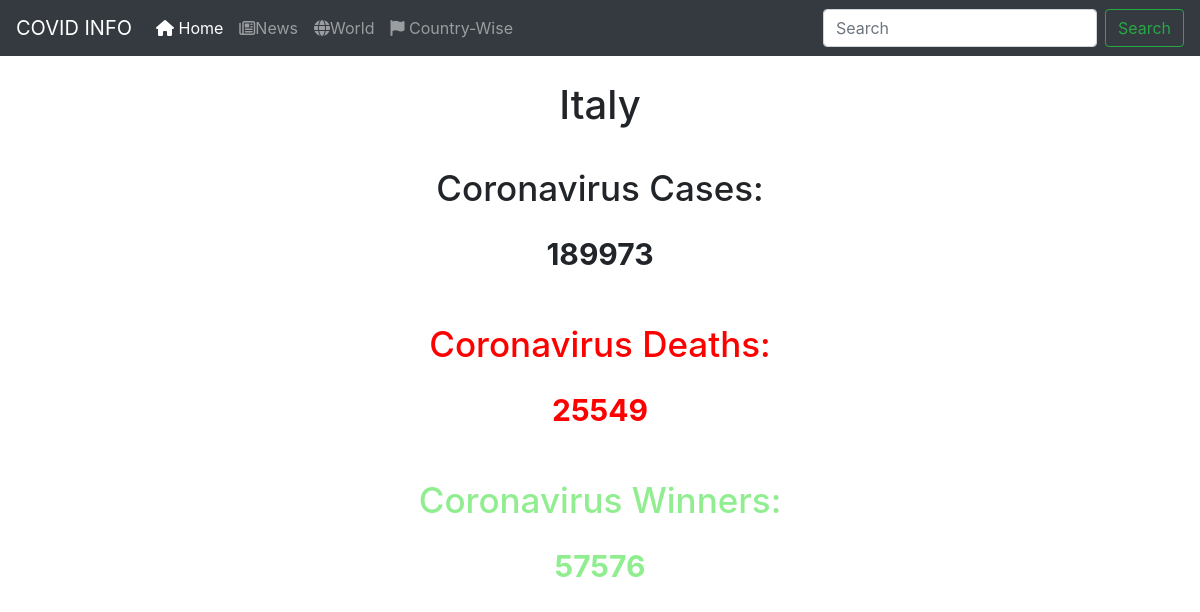
The app's page /country/Italy with its own data.
### covid/models.py (models this page shows)
class CountryData(models.Model):
    name = models.TextField(primary_key=True)
    totalcase = models.IntegerField()
    activecase = models.IntegerField()
    newcase = models.IntegerField()
    deaths = models.IntegerField()
    newdeath = models.IntegerField()
    recovered = models.IntegerField()
    tests = models.IntegerField()

### covid/views.py (the view)
# urls.py: path('country', views.country, name='country'),
def country(request, country_name='all'):
    if country_name == 'all':
        countries = CountryData.objects.order_by('-totalcase')
        return render(request, 'country.html', {'countries': countries})
    else:
        country_data = CountryData.objects.get(name__iexact=f'{country_name}')
        return render(request, 'country.html', {'country': country_data})

### templates/country.html (shortened to what this page needs)
{% load static %}
<!DOCTYPE html>
<html lang="en">
  <head>
    <link rel="stylesheet" href="{% static 'main.css' %}">
    <link rel="stylesheet" href="https://maxcdn.bootstrapcdn.com/bootstrap/4.0.0/css/bootstrap.min.css">
  </head>
  <body>
    <nav class="navbar navbar-expand-lg navbar-dark bg-dark">
      <a class="navbar-brand" href="#">COVID INFO</a>
      <div class="collapse navbar-collapse" id="navbarSupportedContent">
        <ul class="navbar-nav mr-auto">
          <li class="nav-item active">
            <a class="nav-link" href='/'><i class="fas fa-home"></i> Home <span class="sr-only">(current)</span></a>
          </li>
          <li class="nav-item">
            <a class="nav-link" href="/news"><i class="far fa-newspaper"></i>News</a>
          </li>
          <li class="nav-item">
            <a class="nav-link" href="/world"><i class="fas fa-globe"></i>World</a>
          </li>
          <li class="nav-item">
            <a class="nav-link" href="/country"><i class="fas fa-flag"></i>  Country-Wise</a>
          </li>
        </ul>
        <form class="form-inline my-2 my-lg-0">
          <input class="form-control mr-sm-2" type="search" placeholder="Search" aria-label="Search">
          <button class="btn btn-outline-success my-2 my-sm-0" type="submit">Search</button>
        </form>
      </div>
    </nav>
    {% if countries %}
    <h1 style='padding-top:20px;text-align:center;'>COUNTRY PAGE</h1>
    <div class="table table-responsive">
      <table class="table">
        <thead>
          <tr>
            <th>Name</th>
            <th>Total Cases</th>
            <th>Active Cases</th>
            <th>New Cases</th>
            <th>Deaths</th>
            <th>New Deaths</th>
            <th>Recovered</th>
            <th>Tests</th>
          </tr>
        </thead>
        <tbody>
          {% for country in countries %}
          <tr>
            <td><a href="country/{{country.name}}">{{country.name}}</a></td>
            <td>{{country.totalcase}}</td>
            <td>{{country.activecase}}</td>
            <td style='background-color:yellow;'>{{country.newcase}}</td>
            <td>{{country.deaths}}</td>
            <td style='background-color:red;'>{{country.newdeath}}</td>
            <td style='background-color:lightgreen;'>{{country.recovered}}</td>
            <td>{{country.tests}}</td>
          </tr>
          {% endfor %}
        </tbody>
      </table>
    </div>
    {% else %}
    <h1 style='font:Candara;text-align:center;padding-top: 25px;font-size:40px;'>{{country.name}}</h1>
      <h2 style='text-align:center;padding-top:30px;font-size:35px;'>Coronavirus Cases:</h2>
      <p class='cases'>{{country.totalcase}}</p>
      <h2 style='text-align:center;padding-top:30px;font-size:35px;color:red;'>Coronavirus Deaths:</h2>
      <p class='deaths'>{{country.deaths}}</p>
      <h2 style='text-align:center;padding-top:30px;font-size:35px;color:lightgreen;'>Coronavirus Winners:</h2>
      <p class='recovery'>{{country.recovered}}</p>
    {% endif %}
  </body>
</html>

### static/main.css (style rules this page uses)
.cases { font-size:30px; text-align:center; padding-top: 15px; font-weight:bold; }
.deaths { font-size:30px; text-align:center; padding-top: 15px; font-weight:bold; color:red; }
.recovery { font-size:30px; text-align:center; padding-top: 15px; font-weight:bold; color:lightgreen; }

### records on screen
CountryData: name "Italy", totalcase "189973", deaths "25549", recovered "57576"
